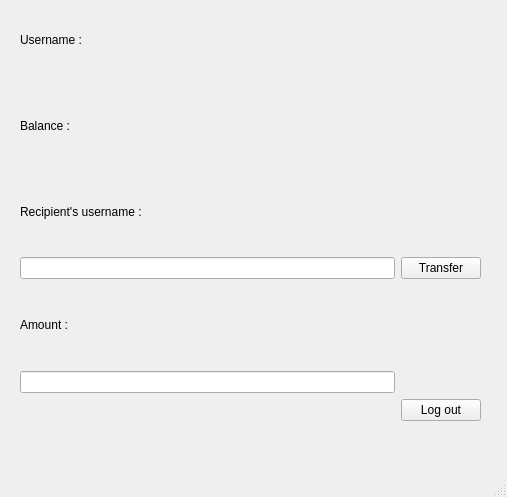
<?xml version="1.0" encoding="UTF-8"?>
<ui version="4.0">
 <class>NormalWindow</class>
 <widget class="QMainWindow" name="NormalWindow">
  <property name="geometry">
   <rect>
    <x>0</x>
    <y>0</y>
    <width>507</width>
    <height>497</height>
   </rect>
  </property>
  <property name="windowTitle">
   <string>NormalWindow</string>
  </property>
  <widget class="QWidget" name="centralwidget">
   <widget class="QWidget" name="layoutWidget">
    <property name="geometry">
     <rect>
      <x>20</x>
      <y>0</y>
      <width>461</width>
      <height>421</height>
     </rect>
    </property>
    <layout class="QGridLayout" name="gridLayout">
     <item row="0" column="0">
      <widget class="QLabel" name="label">
       <property name="text">
        <string>Username :</string>
       </property>
      </widget>
     </item>
     <item row="6" column="1">
      <widget class="QPushButton" name="pushButton_2">
       <property name="text">
        <string>Log out</string>
       </property>
      </widget>
     </item>
     <item row="4" column="0">
      <widget class="QLabel" name="label_4">
       <property name="text">
        <string>Amount :</string>
       </property>
      </widget>
     </item>
     <item row="2" column="0">
      <widget class="QLabel" name="label_3">
       <property name="text">
        <string>Recipient's username :</string>
       </property>
      </widget>
     </item>
     <item row="0" column="1">
      <widget class="QLabel" name="usernameLabel">
       <property name="text">
        <string/>
       </property>
      </widget>
     </item>
     <item row="1" column="0">
      <widget class="QLabel" name="label_2">
       <property name="text">
        <string>Balance :</string>
       </property>
      </widget>
     </item>
     <item row="2" column="1" rowspan="3">
      <widget class="QPushButton" name="transferButton">
       <property name="text">
        <string>Transfer</string>
       </property>
      </widget>
     </item>
     <item row="5" column="0">
      <widget class="QLineEdit" name="amount"/>
     </item>
     <item row="1" column="1">
      <widget class="QLabel" name="balanceLabel">
       <property name="text">
        <string/>
       </property>
      </widget>
     </item>
     <item row="3" column="0">
      <widget class="QLineEdit" name="recipientUsername"/>
     </item>
    </layout>
   </widget>
  </widget>
  <widget class="QMenuBar" name="menubar">
   <property name="geometry">
    <rect>
     <x>0</x>
     <y>0</y>
     <width>507</width>
     <height>22</height>
    </rect>
   </property>
  </widget>
  <widget class="QStatusBar" name="statusbar"/>
 </widget>
 <resources/>
 <connections/>
</ui>
